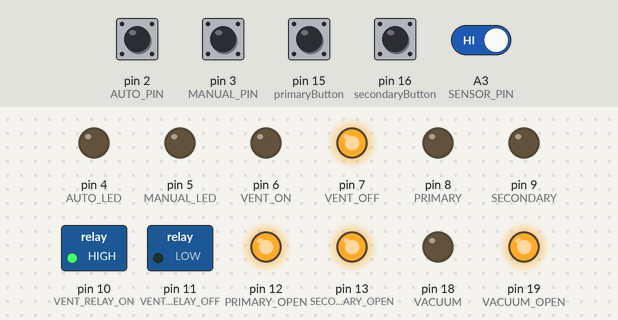
A sketch run on a simulated Arduino Nano, built with avr-gcc and run on an emulated ATmega328P. Parts: switched loads named in the sketch (green lamp = pin HIGH), output pins drawn as LEDs (lit = HIGH). The inputs (shaded band) are chosen by the test bench; at power-on: A3 (SENSOR_PIN), pin 2 (AUTO_PIN), pin 3 (MANUAL_PIN), pin 15 (primaryButton), pin 16 (secondaryButton) HIGH.

Above: at 1.2 s.
1.3 s: pin 2 (AUTO_PIN) pulled LOW for 0.15 s
At 1.37 s:
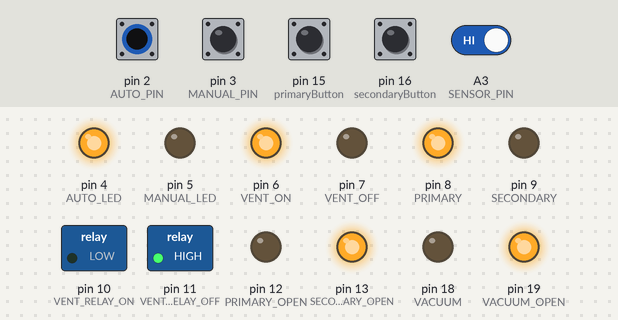
2.9 s: pin 3 (MANUAL_PIN) pulled LOW for 0.15 s
At 2.97 s:
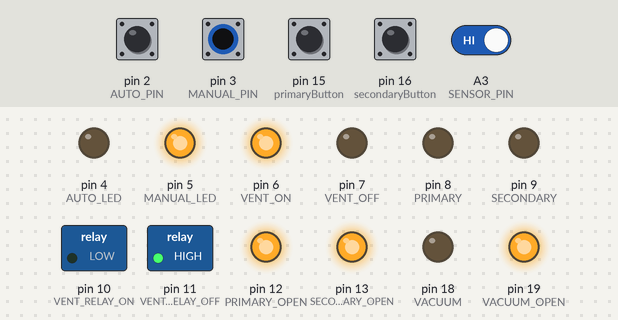
4.5 s: pin 3 (MANUAL_PIN) pulled LOW for 3.2 s
At 8.0 s:
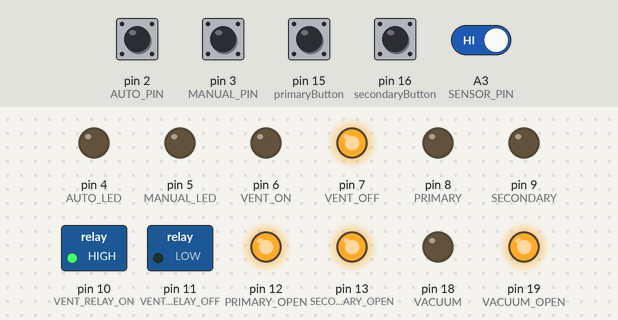
9.2 s: pin 2 (AUTO_PIN) driven LOW and A3 (SENSOR_PIN) driven LOW
At 10.3 s:
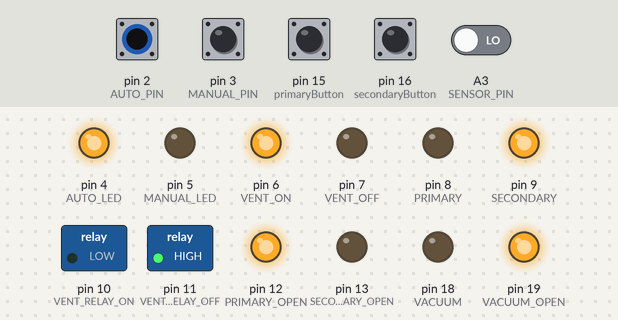
10.7 s: pin 2 (AUTO_PIN) driven HIGH
At 11.4 s:
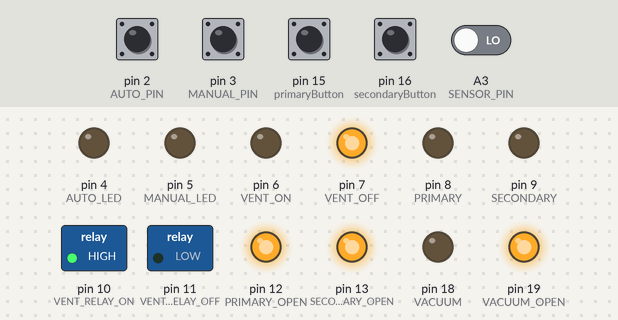
Timing chart, 0 to 13.2 s (numbered marks = the images above; inputs shaded):
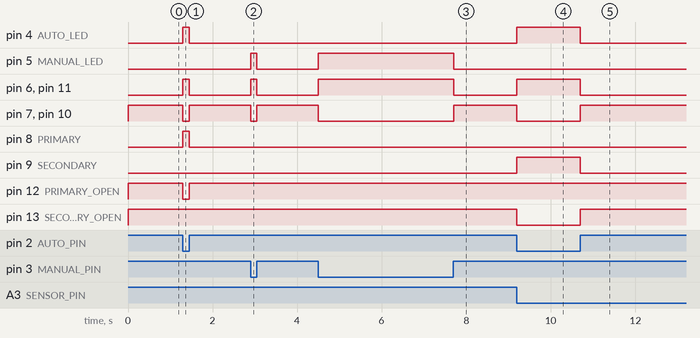

The sketch:

sketch.ino
```cpp
/*
  Project:     Dust Gate Controller (управление вытяжкой и шиберами)
  Version:     1.0
  Date:        2025-07-09
  Author:      Калугин Алексей (инженер-технолог)

  Description:
    - Управление тремя шиберами (основной, дополнительный, пылесосный).
    - Работа в трёх режимах: AUTO, MANUAL, NEUTRAL.
    - В режиме AUTO управление шиберами по инфракрасному датчику.
    - В режиме MANUAL — ручное управление кнопками.
    - Вытяжка включается автоматически при входе в режим AUTO или MANUAL.
    - Пылесосный шибер активен только в MANUAL и закрывается при выходе из него.
    - Светодиодная индикация состояний реле, режимов и шиберов.

  Hardware:
    - Arduino Nano
    - Реле x5
    - Светодиоды x6
    - Кнопки x3 (основной, дополнительный, пылесосный)
    - Тумблер на 3 положения (AUTO / NEUTRAL / MANUAL)
    - Инфракрасный NPN-датчик
    - Механизм шиберов с управлением от реле

  Notes:
    - LOW = активное состояние реле
    - Все реле и светодиоды управляются по логике активного уровня LOW

  Wiring:
    - AUTO_PIN        - пин тумблера AUTO
    - MANUAL_PIN      - пин тумблера MANUAL
    - SENSOR_PIN      - инфракрасный датчик
    - PRIMARY_BUTTON  - кнопка основного шибера
    - SECONDARY_BUTTON- кнопка дополнительного шибера
    - VAC_BUTTON      - кнопка пылесосного шибера
    - VENT_RELAY_ON/OFF - реле вытяжки
    - PRIMARY/SECONDARY/VACUUM_OPEN - управление шиберами
    - VENT_ON/OFF, PRIMARY, SECONDARY, VACUUM - светодиодная индикация
*/

#include <OneButton.h>

// Пины тумблера переключения режимов
// Автоматический режим позволяет управлять шиберами при помощи отслеживания головы станка
#define AUTO_PIN 2
#define MANUAL_PIN 3

// Кнопки
OneButton primaryButton(15, true);
OneButton secondaryButton(16, true);
OneButton vacuumButton(17, true);

//Инфракрасный датчик
#define SENSOR_PIN A3

// Пины светодиодов
// Включение режима
#define AUTO_LED 4
#define MANUAL_LED 5
// Включение вытяжки
#define VENT_ON 6
#define VENT_OFF 7
// Открытие шибера
#define PRIMARY 8
#define SECONDARY 9
#define VACUUM 18

// Модуль реле
// Включение вытяжки
#define VENT_RELAY_ON 10
#define VENT_RELAY_OFF 11
#define PRIMARY_OPEN 12
#define SECONDARY_OPEN 13
#define VACUUM_OPEN 19

// Состояние реле
bool primaryState = false;
bool secondaryState = false;
bool vacuumState = false;

enum Mode {
  NEUTRAL,
  AUTO,
  MANUAL
};

Mode currentMode = NEUTRAL;
Mode previousMode = NEUTRAL;

void setup() {
  Serial.begin(9600);

  // Настройка пинов тумблера
  pinMode(AUTO_PIN, INPUT_PULLUP);
  pinMode(MANUAL_PIN, INPUT_PULLUP);

  // Светодиоды
  pinMode(AUTO_LED, OUTPUT);
  pinMode(MANUAL_LED, OUTPUT);
  pinMode(VENT_ON, OUTPUT);
  pinMode(VENT_OFF, OUTPUT);
  pinMode(PRIMARY, OUTPUT);
  pinMode(SECONDARY, OUTPUT);
  pinMode(VACUUM, OUTPUT);

  // Реле
  pinMode(VENT_RELAY_ON, OUTPUT);
  pinMode(VENT_RELAY_OFF, OUTPUT);
  pinMode(PRIMARY_OPEN, OUTPUT);
  pinMode(SECONDARY_OPEN, OUTPUT);
  pinMode(VACUUM_OPEN, OUTPUT);

    //Сброс в начальное состояние
  digitalWrite(VENT_RELAY_ON, HIGH);
  digitalWrite(VENT_RELAY_OFF, HIGH);
  digitalWrite(PRIMARY_OPEN, HIGH);
  digitalWrite(SECONDARY_OPEN, HIGH);
  digitalWrite(VACUUM_OPEN, HIGH);

  //Светодиоды начальное состояние
  digitalWrite(VENT_ON, LOW);
  digitalWrite(VENT_OFF, LOW);
  digitalWrite(PRIMARY, LOW);
  digitalWrite(SECONDARY, LOW);
  digitalWrite(VACUUM, LOW);

  //NPN инфракрасный датчик
  pinMode(SENSOR_PIN, INPUT_PULLUP);

  //привязка кнопок
  primaryButton.attachClick(toggleRelayPrimary);
  secondaryButton.attachClick(toggleRelaySecondary);
  vacuumButton.attachClick(toggleRelayVacuum);
}

void loop() {
  updateMode(); // Определяем режим

  if (currentMode == MANUAL) {
    primaryButton.tick();
    secondaryButton.tick();
    vacuumButton.tick();
  } else if (currentMode == AUTO) {
    bool beamBlocked = digitalRead(SENSOR_PIN) == LOW;

    if (beamBlocked) {
      setPrimary(false);
      setSecondary(true);
    } else {
      setPrimary(true);
      setSecondary(false);
    }
  } else if (currentMode == NEUTRAL) {
  setPrimary(false);
  setSecondary(false);
  setVacuum(false);
  turnVentilationOff();
}
}

void updateMode() {
  bool autoActive = digitalRead(AUTO_PIN) == LOW;
  bool manualActive = digitalRead(MANUAL_PIN) == LOW;

  previousMode = currentMode;

  if (autoActive) {
    currentMode = AUTO;
  } else if (manualActive) {
    currentMode = MANUAL;
  } else {
    currentMode = NEUTRAL;
  }

  // Индикация режима
  digitalWrite(AUTO_LED, currentMode == AUTO ? HIGH : LOW);
  digitalWrite(MANUAL_LED, currentMode == MANUAL ? HIGH : LOW);


  // Автовключение вытяжки при входе в AUTO
  if ((currentMode == AUTO || currentMode == MANUAL) &&
      (previousMode != currentMode)) {
    turnVentilationOn();
  }
    if (currentMode == NEUTRAL && previousMode != NEUTRAL) {
    turnVentilationOff();
  }
  if (previousMode == MANUAL && currentMode != MANUAL && vacuumState) {
    setVacuum(false);
  }

}

void turnVentilationOn() {
  digitalWrite(VENT_RELAY_ON, LOW);
  digitalWrite(VENT_RELAY_OFF, HIGH);
  digitalWrite(VENT_ON, HIGH);
  digitalWrite(VENT_OFF, LOW);
}

void turnVentilationOff() {
  digitalWrite(VENT_RELAY_ON, HIGH);
  digitalWrite(VENT_RELAY_OFF, LOW);
  digitalWrite(VENT_ON, LOW);
  digitalWrite(VENT_OFF, HIGH);
}


void toggleRelayPrimary() {
  primaryState = !primaryState;
  digitalWrite(PRIMARY_OPEN, primaryState ? LOW : HIGH);
  digitalWrite(PRIMARY, primaryState ? HIGH : LOW);  // Индикация

}

void toggleRelaySecondary() {
  secondaryState = !secondaryState;
  digitalWrite(SECONDARY_OPEN, secondaryState ? LOW : HIGH);
  digitalWrite(SECONDARY, secondaryState ? HIGH : LOW);  // Индикация
}

void toggleRelayVacuum() {
  vacuumState = !vacuumState;
  digitalWrite(VACUUM_OPEN, vacuumState ? LOW : HIGH);
  digitalWrite(VACUUM, vacuumState ? HIGH : LOW);
}

void setPrimary(bool open) {
  digitalWrite(PRIMARY_OPEN, open ? LOW : HIGH);
  digitalWrite(PRIMARY, open ? HIGH : LOW);
  primaryState = open;
}

void setSecondary(bool open) {
  digitalWrite(SECONDARY_OPEN, open ? LOW : HIGH);
  digitalWrite(SECONDARY, open ? HIGH : LOW);
  secondaryState = open;
}

void setVacuum(bool open) {
  digitalWrite(VACUUM_OPEN, open ? LOW : HIGH);
  digitalWrite(VACUUM, open ? HIGH : LOW);
  vacuumState = open;
}
```

Measured:
- after the input at 1.3 s, pin 4 (AUTO_LED), pin 6 (VENT_ON), pin 8 (PRIMARY), pin 11 (VENT_RELAY_OFF): LOW → HIGH at once, → LOW 0.15 s later; pin 7 (VENT_OFF), pin 10 (VENT_RELAY_ON), pin 12 (PRIMARY_OPEN): HIGH → LOW at once, → HIGH 0.15 s later
- after the input at 2.9 s, pin 5 (MANUAL_LED), pin 6 (VENT_ON), pin 11 (VENT_RELAY_OFF): LOW → HIGH at once, → LOW 0.15 s later; pin 7 (VENT_OFF), pin 10 (VENT_RELAY_ON): HIGH → LOW at once, → HIGH 0.15 s later
- after the input at 4.5 s, pin 5 (MANUAL_LED), pin 6 (VENT_ON), pin 11 (VENT_RELAY_OFF): LOW → HIGH at once, → LOW 3.2 s later; pin 7 (VENT_OFF), pin 10 (VENT_RELAY_ON): HIGH → LOW at once, → HIGH 3.2 s later
- after the input at 9.2 s, pin 4 (AUTO_LED), pin 6 (VENT_ON), pin 9 (SECONDARY), pin 11 (VENT_RELAY_OFF): LOW → HIGH at once; pin 7 (VENT_OFF), pin 10 (VENT_RELAY_ON), pin 13 (SECONDARY_OPEN): HIGH → LOW at once
- after the input at 10.7 s, pin 4 (AUTO_LED), pin 6 (VENT_ON), pin 9 (SECONDARY), pin 11 (VENT_RELAY_OFF): HIGH → LOW at once; pin 7 (VENT_OFF), pin 10 (VENT_RELAY_ON), pin 13 (SECONDARY_OPEN): LOW → HIGH at once
